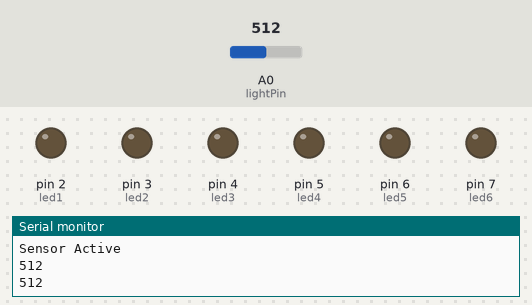
Bench run of a sketch on a simulated Arduino Uno, built with avr-gcc and run on an emulated ATmega328P. Shown: output pins drawn as LEDs (lit = HIGH), the last lines printed to the serial monitor. Inputs (shaded band) come from the test bench; at power-on: A0 (lightPin) = 512.

Above: at 2.2 s.
2.3 s: A0 (lightPin) set to 586
4.2 s: A0 (lightPin) set to 610
At 6.0 s:
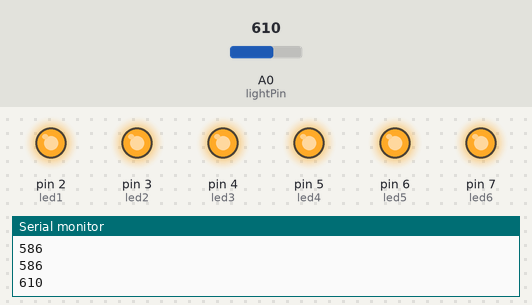
6.5 s: A0 (lightPin) set to 590
At 7.5 s:
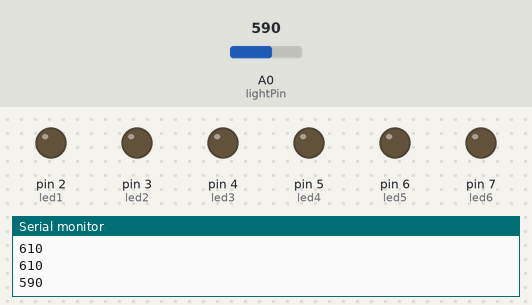
8.5 s: A0 (lightPin) set to 716
At 10.2 s:
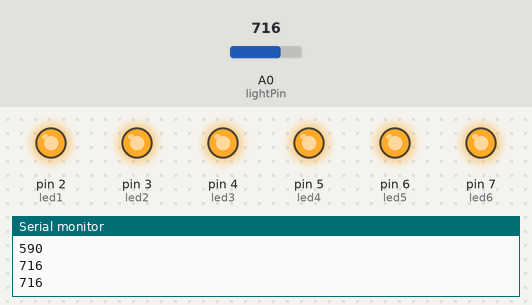
Timing chart, 0 to 11.5 s (numbered marks = the images above; inputs shaded):
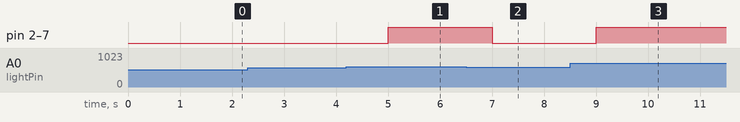

The sketch:

sketch_nightLamp.ino
```cpp
int lightPin = 0;  //define a pin for Photo resistor
int led1=2;
int led2=3;
int led3=4;
int led4=5;
int led5=6;
int led6=7;
int voltage;

void setup()
{
  Serial.println("Calibrating");
  delay(1000);   //Calibrate to ambient environment
  Serial.begin(9600);  //Begin serial communcation
  Serial.println("Sensor Active");
  pinMode(led1, OUTPUT);
  pinMode(led2, OUTPUT);
  pinMode(led3, OUTPUT);
  pinMode(led4, OUTPUT);
  pinMode(led5, OUTPUT);
  pinMode(led6, OUTPUT);
}

void loop()
{
    voltage=analogRead(lightPin);
    Serial.println(voltage); //Write the value of the photoresistor to the serial monitor.
    if(voltage>600)
    {
      digitalWrite(led1, HIGH);
      digitalWrite(led2, HIGH);
      digitalWrite(led3, HIGH);
      digitalWrite(led4, HIGH);
      digitalWrite(led5, HIGH);
      digitalWrite(led6, HIGH);
    }
    else
    {
      digitalWrite(led1, LOW);
      digitalWrite(led2, LOW);
      digitalWrite(led3, LOW);
      digitalWrite(led4, LOW);
      digitalWrite(led5, LOW);
      digitalWrite(led6, LOW);
    }
    delay(1000);
}
```

Measured:
- the behaviour switches between 600 and 601 on A0 (lightPin) (found by bisection; images 0 and 1)
- after the input at 4.2 s, pin 2 (led1), pin 3 (led2), pin 4 (led3), pin 5 (led4), pin 6 (led5), pin 7 (led6): LOW → HIGH after 0.80 s
- after the input at 6.5 s, pin 2 (led1), pin 3 (led2), pin 4 (led3), pin 5 (led4), pin 6 (led5), pin 7 (led6): HIGH → LOW after 0.50 s
- after the input at 8.5 s, pin 2 (led1), pin 3 (led2), pin 4 (led3), pin 5 (led4), pin 6 (led5), pin 7 (led6): LOW → HIGH after 0.50 s
